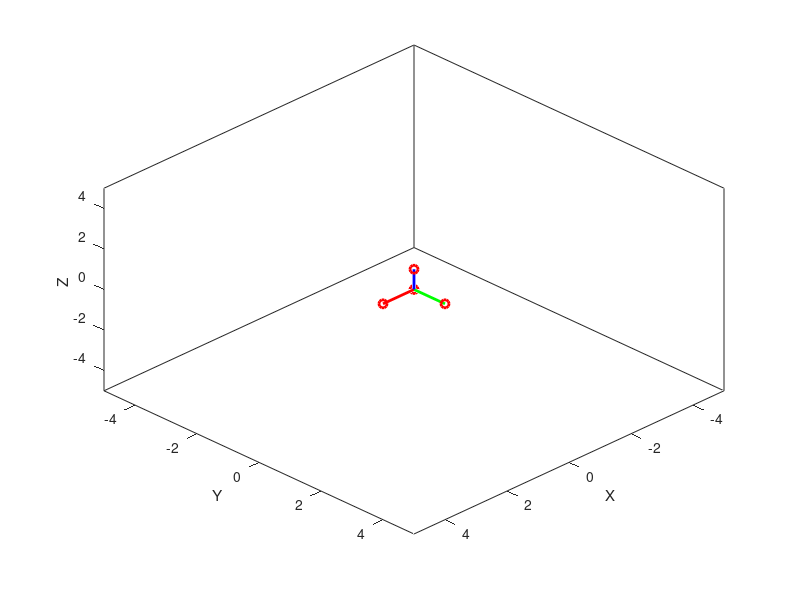

The MATLAB source for this figure:
function triedo()
    
    %Generacion de la matriz noap
    n = [1 0 0]';
    o = [0 1 0]';
    a = [0 0 1]';
    p = [0 0 0]'; %Posicion del triedro
    
    %Matriz de transformacion homogenea
    T = [n o a p; zeros(1, 3) 1];
    
    %Posicion del triedro
    x = p(1); y = p(2); z = p(3);
    
    %Representacion grafica
    figure; hold on;
    
    plot3([x x+n(1)], [y y+n(2)], [z z+n(3)], 'r', 'LineWidth', [2]);
    plot3([  x+n(1)], [  y+n(2)], [  z+n(3)], 'or', 'LineWidth', [2]);
    
    plot3([x x+o(1)], [y y+o(2)], [z z+o(3)], 'g', 'LineWidth', [2]);
    plot3([  x+o(1)], [  y+o(2)], [  z+o(3)], 'or', 'LineWidth', [2]);
    
    plot3([x x+a(1)], [y y+a(2)], [z z+a(3)], 'b', 'LineWidth', [2]);
    plot3([  x+a(1)], [  y+a(2)], [  z+a(3)], 'or', 'LineWidth', [2]);
    
    plot3([x], [y], [z], 'or', 'LineWidth', [2]);
    
    marco = 5;
    
    axis([-marco marco -marco marco -marco marco]);
    box on; set(gca, 'View', [135 45]);
    xlabel('X'); ylabel('Y'); zlabel('Z');
end